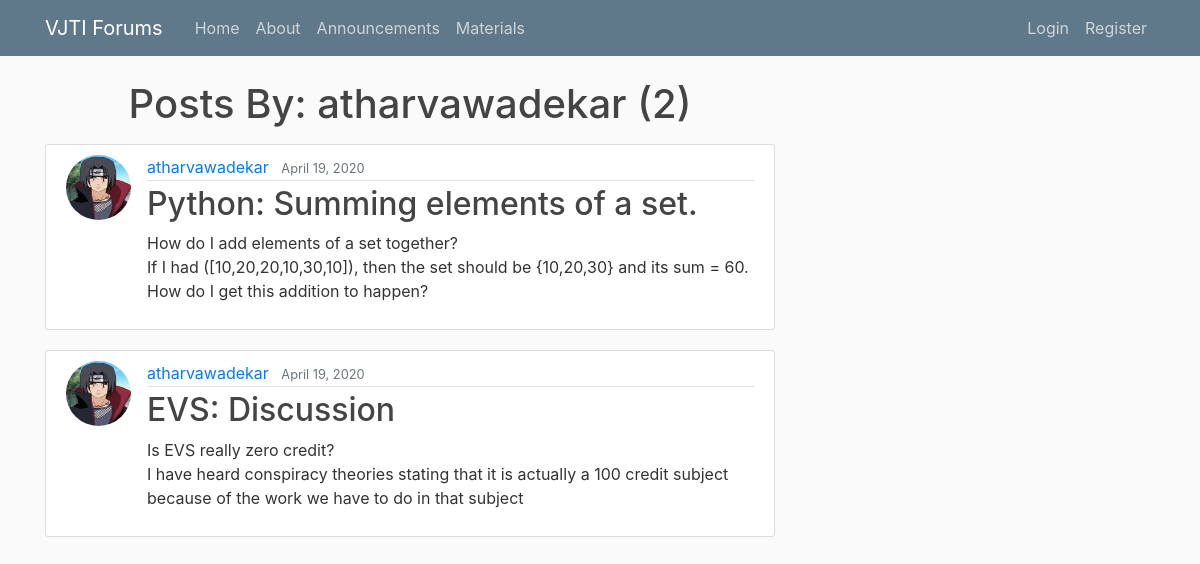
Page /user/atharvawadekar on the committed database.
### blog/models.py (models this page shows, shortened)
class Post(models.Model):
    title=models.CharField(max_length=150)
    content=models.TextField(max_length=1500)
    date_posted=models.DateTimeField(default=timezone.now)
    author=models.ForeignKey(User, on_delete=models.CASCADE)

### users/models.py (models this page shows, shortened)
class Profile(models.Model):
    user=models.OneToOneField(User, on_delete=models.CASCADE)
    image=models.ImageField(default='default.jpg',upload_to='profile_pics')

### blog/views.py (the view)
# urls.py: path('user/<str:username>', UserPostListView.as_view(), name='user-posts'),
class UserPostListView(ListView):
    model= Post
    template_name='blog/user_posts.html'
    context_object_name='posts'
    ordering=['-date_posted']
    paginate_by=5
    def get_queryset(self):
        user= get_object_or_404(User, username=self.kwargs.get('username'))
        return Post.objects.filter(author=user).order_by('-date_posted')

### blog/templates/blog/user_posts.html (shortened to what this page needs)
{% extends "blog/base.html" %}
{% block content %}
  <h1 class='mb-3' align='center'>Posts By: {{ view.kwargs.username }} ({{ page_obj.paginator.count }})</h1>
  {% for post in posts %}
    <article class="media content-section">
      <img class="rounded-circle article-img" src="{{ post.author.profile.image.url }}">
      <div class="media-body">
        <div class="article-metadata">
          <a class="mr-2" href="{% url 'user-posts' post.author.username %}">{{ post.author }}</a>
          <small class="text-muted">{{ post.date_posted|date:"F d, Y" }}</small>
        </div>
        <h2><a class="article-title" href="{% url 'post-detail' post.id %}">{{ post.title }}</a></h2>
        <p class="article-content">{{ post.content }}</p>
      </div>
    </article>
  {% endfor %}
{% endblock content %}

### blog/static/blog/main.css (style rules this page uses)
body { background: #fafafa; color: #333333; margin-top: 5rem; }
h1, h2, h3, h4, h5, h6 { color: #444444; }
.content-section { background: #ffffff; padding: 10px 20px; border: 1px solid #dddddd; border-radius: 3px; margin-bottom: 20px; }
.article-title { color: #444444; }
.article-content { white-space: pre-line; }
.article-img { height: 65px; width: 65px; margin-right: 16px; }
.article-metadata { padding-bottom: 1px; margin-bottom: 4px; border-bottom: 1px solid #e3e3e3 }

### rows in the picture
Post: author.profile.image (picture), author "atharvawadekar", date_posted "April 19, 2020", title "Python: Summing elements of a set.", content "How do I add elements of a set together? If I had ([10,20,20,10,30,10]), then the set should be {10,20,30} and its sum = 60. How do I get this addition to happen?"
Post: author.profile.image (picture), author "atharvawadekar", date_posted "April 19, 2020", title "EVS: Discussion", content "Is EVS really zero credit? I have heard conspiracy theories stating that it is actually a 100 credit subject because of the work we have to do in that subject"

### other values in the picture
{{ view.kwargs.username }} "atharvawadekar"
{{ page_obj.paginator.count }} "2"
